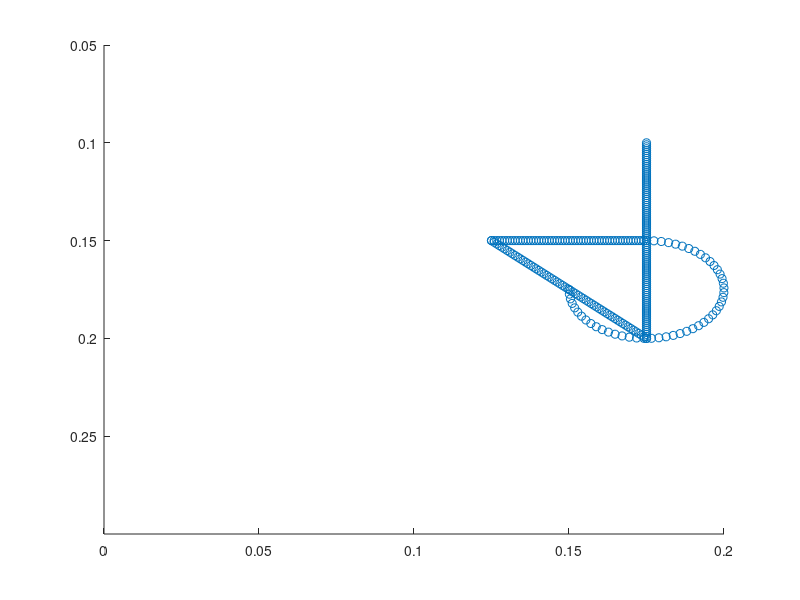

MATLAB code for this plot:
%Start Coordinates
x_start = 0.175; %60mm
y_start = 0.100; %200mm
z_start = 0.115; %120mm

%Coordinates of circle center
x = 0.175; %175mm
y = 0.175; %175mm

%Degree of circle
deg = 270;
r = 0.025; %25mm radius

h_l = 0.10;%length of horizontal line
v_l = 0.10;%length of vertical line

final_x = [];
final_y = [];

%% draw vertical line
yunit = 0.10:0.001:0.20;
xunit = x_start+0*ones(size(yunit));

final_x=[final_x xunit];
final_y=[final_y yunit];

%% draw diagonal line
yunit = linspace(0.200,0.150,60);
xunit = linspace(0.175,0.125,60);

final_x=[final_x xunit];
final_y=[final_y yunit];

%% draw horizontal line
xunit = linspace(0.125,0.175,60);
yunit = linspace(0.150,0.150,60);
final_x=[final_x xunit];
final_y=[final_y yunit];

%% draw circle
rad = pi - deg2rad(deg);
th = linspace(pi,rad,50); % for thetas from 0 to 2pi with step pi/50 (small steps)
xunit = flip(r * cos(th) + x);
yunit = flip(r * sin(th) + y);

disp(yunit);

final_x=[final_x xunit];
final_y=[final_y yunit];


hold on
scatter(final_x, final_y)
set(gca, 'YDir','reverse')
axis([0 0.200 0.05 0.3])